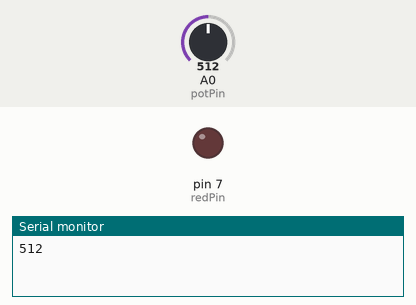
A sketch run on a simulated Arduino Uno, built with avr-gcc and run on an emulated ATmega328P. On the bench: output pins drawn as LEDs (lit = HIGH), the last lines printed to the serial monitor. The test bench sets the inputs (shaded band); at power-on: A0 (potPin) = 512.

Above: at 0.1 s.
At 0.6 s:
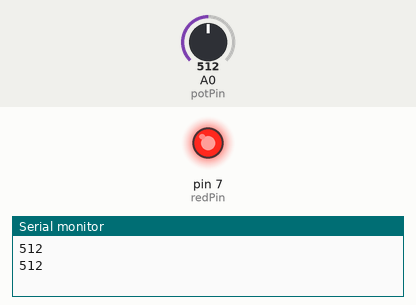
Timing chart, 0 to 2.1 s (numbered marks = the images above):
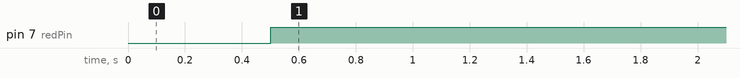

The sketch:

while-loop-basic-lecture17.ino
```cpp
int potVal;
int delayTime = 500;
int potPin = A0;
int redPin = 7;

void setup() {
  // put your setup code here, to run once:
Serial.begin(9600);
pinMode(potPin, INPUT);
pinMode(redPin, OUTPUT);
}

void loop() {
  // put your main code here, to run repeatedly:
potVal=analogRead(potPin);
Serial.println(potVal);
delay(delayTime);

while(potVal>500){
  digitalWrite(redPin,HIGH);
  potVal=analogRead(potPin);
  Serial.println(potVal);
  delay(delayTime);
}
digitalWrite(redPin, LOW);
}
```

Measured:
- by itself, pin 7 (redPin): LOW → HIGH at 0.50 s
